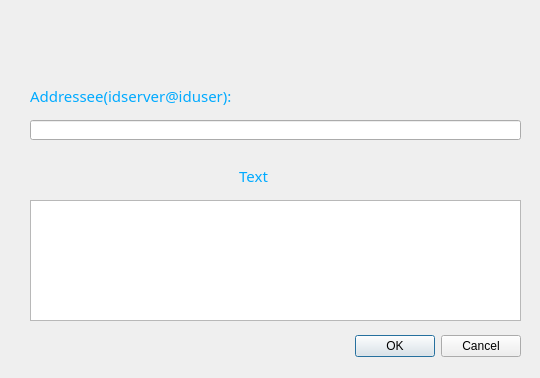
<?xml version="1.0" encoding="UTF-8"?>
<ui version="4.0">
 <class>CreateMailDialog</class>
 <widget class="QDialog" name="CreateMailDialog">
  <property name="geometry">
   <rect>
    <x>0</x>
    <y>0</y>
    <width>540</width>
    <height>378</height>
   </rect>
  </property>
  <property name="minimumSize">
   <size>
    <width>540</width>
    <height>378</height>
   </size>
  </property>
  <property name="maximumSize">
   <size>
    <width>540</width>
    <height>378</height>
   </size>
  </property>
  <property name="windowTitle">
   <string>Dialog</string>
  </property>
  <widget class="QDialogButtonBox" name="buttonBox">
   <property name="geometry">
    <rect>
     <x>180</x>
     <y>330</y>
     <width>341</width>
     <height>32</height>
    </rect>
   </property>
   <property name="orientation">
    <enum>Qt::Horizontal</enum>
   </property>
   <property name="standardButtons">
    <set>QDialogButtonBox::Cancel|QDialogButtonBox::Ok</set>
   </property>
  </widget>
  <widget class="QLineEdit" name="lnEditAddressee">
   <property name="geometry">
    <rect>
     <x>30</x>
     <y>120</y>
     <width>491</width>
     <height>20</height>
    </rect>
   </property>
   <property name="font">
    <font>
     <family>Bahnschrift</family>
     <pointsize>11</pointsize>
    </font>
   </property>
  </widget>
  <widget class="QLabel" name="lblText">
   <property name="geometry">
    <rect>
     <x>230</x>
     <y>160</y>
     <width>51</width>
     <height>31</height>
    </rect>
   </property>
   <property name="font">
    <font>
     <family>Bahnschrift</family>
     <pointsize>11</pointsize>
    </font>
   </property>
   <property name="styleSheet">
    <string notr="true">color: rgb(0, 170, 255);</string>
   </property>
   <property name="text">
    <string>Text </string>
   </property>
   <property name="alignment">
    <set>Qt::AlignCenter</set>
   </property>
  </widget>
  <widget class="QLabel" name="lblAddressee">
   <property name="geometry">
    <rect>
     <x>30</x>
     <y>80</y>
     <width>411</width>
     <height>31</height>
    </rect>
   </property>
   <property name="font">
    <font>
     <family>Bahnschrift</family>
     <pointsize>11</pointsize>
    </font>
   </property>
   <property name="styleSheet">
    <string notr="true">color: rgb(0, 170, 255);</string>
   </property>
   <property name="text">
    <string>Addressee(idserver@iduser):</string>
   </property>
  </widget>
  <widget class="QLabel" name="lblImg">
   <property name="geometry">
    <rect>
     <x>240</x>
     <y>10</y>
     <width>51</width>
     <height>51</height>
    </rect>
   </property>
   <property name="text">
    <string/>
   </property>
   <property name="pixmap">
    <pixmap resource="imgMail.qrc">:/OIPfonfoOk.png</pixmap>
   </property>
   <property name="scaledContents">
    <bool>true</bool>
   </property>
  </widget>
  <widget class="QTextEdit" name="txtEditText">
   <property name="geometry">
    <rect>
     <x>30</x>
     <y>200</y>
     <width>491</width>
     <height>121</height>
    </rect>
   </property>
   <property name="font">
    <font>
     <family>Bahnschrift</family>
     <pointsize>11</pointsize>
    </font>
   </property>
  </widget>
 </widget>
 <resources>
  <include location="imgMail.qrc"/>
 </resources>
 <connections>
  <connection>
   <sender>buttonBox</sender>
   <signal>accepted()</signal>
   <receiver>CreateMailDialog</receiver>
   <slot>accept()</slot>
   <hints>
    <hint type="sourcelabel">
     <x>248</x>
     <y>254</y>
    </hint>
    <hint type="destinationlabel">
     <x>157</x>
     <y>274</y>
    </hint>
   </hints>
  </connection>
  <connection>
   <sender>buttonBox</sender>
   <signal>rejected()</signal>
   <receiver>CreateMailDialog</receiver>
   <slot>reject()</slot>
   <hints>
    <hint type="sourcelabel">
     <x>316</x>
     <y>260</y>
    </hint>
    <hint type="destinationlabel">
     <x>286</x>
     <y>274</y>
    </hint>
   </hints>
  </connection>
 </connections>
</ui>
